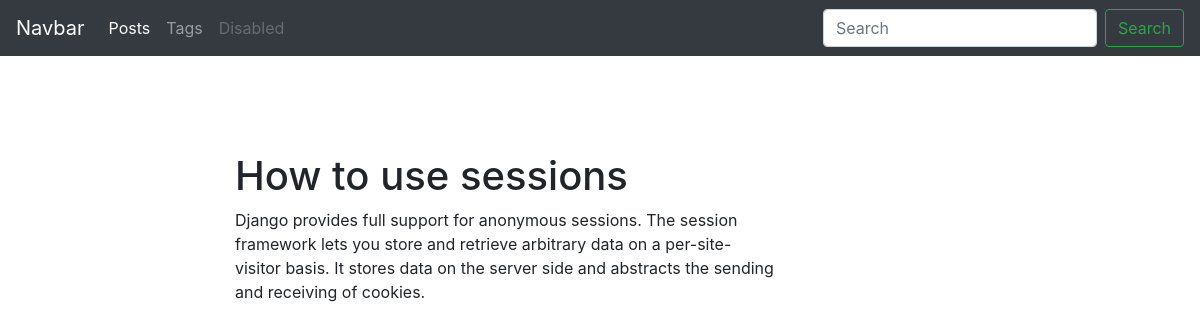
/blog/post/how-to-use-sessions-1560715100/, run on the app's committed database.
### blog/models.py (models this page shows, shortened)
class Post(models.Model):
	title = models.CharField(max_length=150, db_index=True)
	slug = models.SlugField(max_length=150, blank=True, unique=True)
	body = models.TextField(blank=True, db_index=True)
	tags = models.ManyToManyField('Tag', blank=True, related_name='posts')
	date_pub = models.DateTimeField(auto_now_add=True)
	class Meta:
		ordering = ['-date_pub']

### blog/views.py (the view)
# urls.py: path('post/<str:slug>/', PostDetail.as_view(), name = 'post_detail_url'),
class PostDetail(ObjectDetailMixin, View):
	model = Post
	template = 'blog/post_detail.html'

### blog/utils.py (called while the page is built)
    def get(self, request, slug):
	    obj = get_object_or_404(self.model, slug__iexact = slug)
	    return render(request, self.template, context = {self.model.__name__.lower(): obj, 'admin_object': obj, 'detail': True})

### blog/templates/blog/post_detail.html (shortened to what this page needs)
{% extends 'blog/base_blog.html' %}
{% block content %}
	<h1 class="mt-5">
		{{ post.title }}
	</h1>
	<p>
		{{ post.body }}
	</p>
{% endblock %}

### data on the page
Post: title "How to use sessions", body "Django provides full support for anonymous sessions. The session framework lets you store and retrieve arbitrary data on a per-site-visitor basis. It stores data on the server side and abstracts the sending and receiving of cookies."
